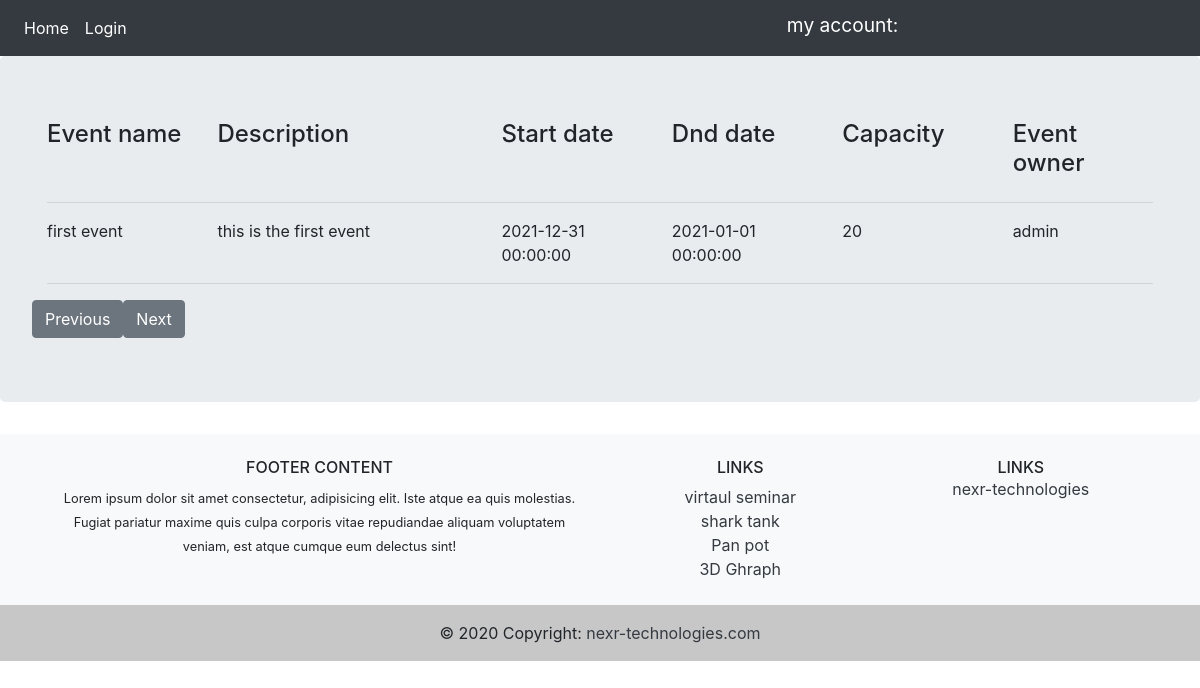
The page / on the database its author committed.
### app/models.py (models this page shows, shortened)
class Event(db.Model):
    id = db.Column(db.Integer, primary_key=True)
    name = db.Column(db.String(120), nullable=False)
    description = db.Column(db.String(120), nullable=False)
    startdate = db.Column(db.DateTime, nullable=False,
                          default=datetime.datetime.now)
    enddate = db.Column(db.DateTime, nullable=False,
                        default=datetime.datetime.now)
    capacity = db.Column(db.Integer, nullable=True)
    user_id = db.Column(db.Integer, db.ForeignKey('user.id'), nullable=False)
    participants = db.relationship(
        'Participant', backref='eventParticipant', lazy=True)

class User(db.Model, UserMixin):
    id = db.Column(db.Integer, primary_key=True)
    username = db.Column(db.String(30), unique=True, nullable=False)
    email = db.Column(db.String(60), unique=True, nullable=False)
    password = db.Column(db.String(60), nullable=False)
    events = db.relationship('Event', backref='eventowner', lazy=True)
    roles = db.relationship('Role', backref='roleuser', lazy=True)

### app/routes.py (the view)
@app.route('/', methods=['GET', 'POST'])
def home():
    event = Event.query.limit(5).all()
    return render_template('home.html', form=event)

### app/templates/home.html
{% extends 'base.html' %}
{% block content %}
<div class="container">
    <div class="row">
            <div class="col-sm">
                <h4>Event name</h4>
            </div>
            <div class="col-3">
                <h4>Description</h4>
            </div>
            <div class="col-sm">
                <h4>Start date</h4>
            </div>
            <div class="col-sm">
                <h4>Dnd date</h4>
            </div>
            <div class="col-sm">
                <h4>Capacity</h4>
            </div>
            <div class="col-sm">
                <h4>Event owner</h4>
            </div>
    </div>
    <hr />
        {% for event in form %}
        <div class="row">
            <div class="col-sm">
               {{ event.name }}
            </div>
            <div class="col-3">
                {{ event.description }}
            </div>
            <div class="col-sm">
                {{ event.startdate }}
            </div>
            <div class="col-sm">
                {{ event.enddate }}
            </div>
            <div class="col-sm">
                {{ event.capacity }}
            </div>
            <div class="col-sm">
                {{ event.eventowner.username }}
            </div>
        </div>
        <hr />
        {% endfor %}
        <div class="row">
            <div>
                <a href="{{ url_for('homePaging' , move=-1) }}" class="btn btn-secondary">  Previous </a>
            </div>
            <div class="col=3">
                <a href="{{ url_for('homePaging' , move=1) }}" class="btn btn-secondary">  Next </a>
            </div>
        </div>
</div>
{% endblock %}

### rows shown on the page
Event: name "first event", description "this is the first event", startdate "2021-12-31 00:00:00", enddate "2021-01-01 00:00:00", capacity "20", eventowner.username "admin"
